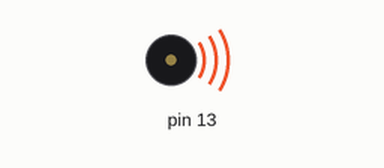
A sketch run on a simulated Arduino Uno, built with avr-gcc and run on an emulated ATmega328P. Parts: buzzer (waves = sounding).

Above: at 0.1 s.
Timing chart, 0 to 1.6 s (numbered marks = the images above):
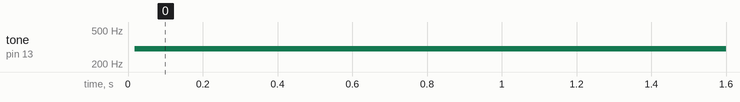

The sketch:

Buzzer_pgm.ino
```cpp
//buzzer program//
void setup() {
  pinMode(13,OUTPUT);
}


void loop() {
    tone(13,200,100);
    delay(3);//wait for second(s)
    tone(13,300,250);
    delay(2);//wait for second(s)

}
```

Measured:
- by itself, tone on pin 13: silent → 300 Hz at 0.02 s
